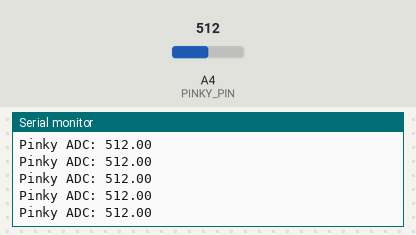
Bench run of a sketch on a simulated Arduino Uno, built with avr-gcc and run on an emulated ATmega328P. On the bench: the last lines printed to the serial monitor. The inputs (shaded band) are chosen by the test bench; at power-on: A4 (PINKY_PIN) = 512.

Above: at 1.2 s.
1.3 s: A4 (PINKY_PIN) set to 716
At 1.49 s:
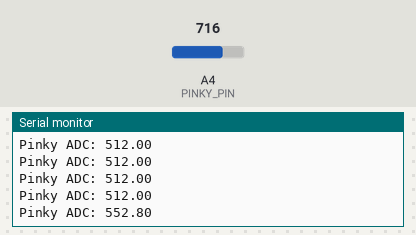
2.8 s: A4 (PINKY_PIN) set to 900
At 3.0 s:
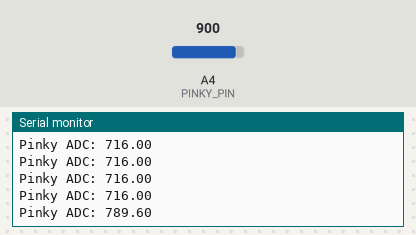
Timing chart, 0 to 5.8 s (numbered marks = the images above; inputs shaded):
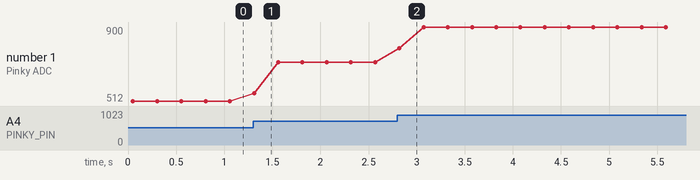

Measured:
- after the input at 1.3 s, the serial monitor: prints a new line at once (image 1)
- after the input at 2.8 s, the serial monitor: prints a new line at once (image 2)
- plotted number 1: 512 → 716 after the input at 1.3 s, 716 → 900 after the input at 2.8 s

The sketch:

PinkyTest.ino
```cpp
const int PINKY_PIN = A4;

void setup() {
  Serial.begin(115200);
}

void loop() {
  long total = 0;

  for (int i = 0; i < 10; i++) {
    total += analogRead(PINKY_PIN);
    delay(5);
  }

  float average = total / 10.0;

  Serial.print("Pinky ADC: ");
  Serial.println(average);

  delay(200);
}
```
